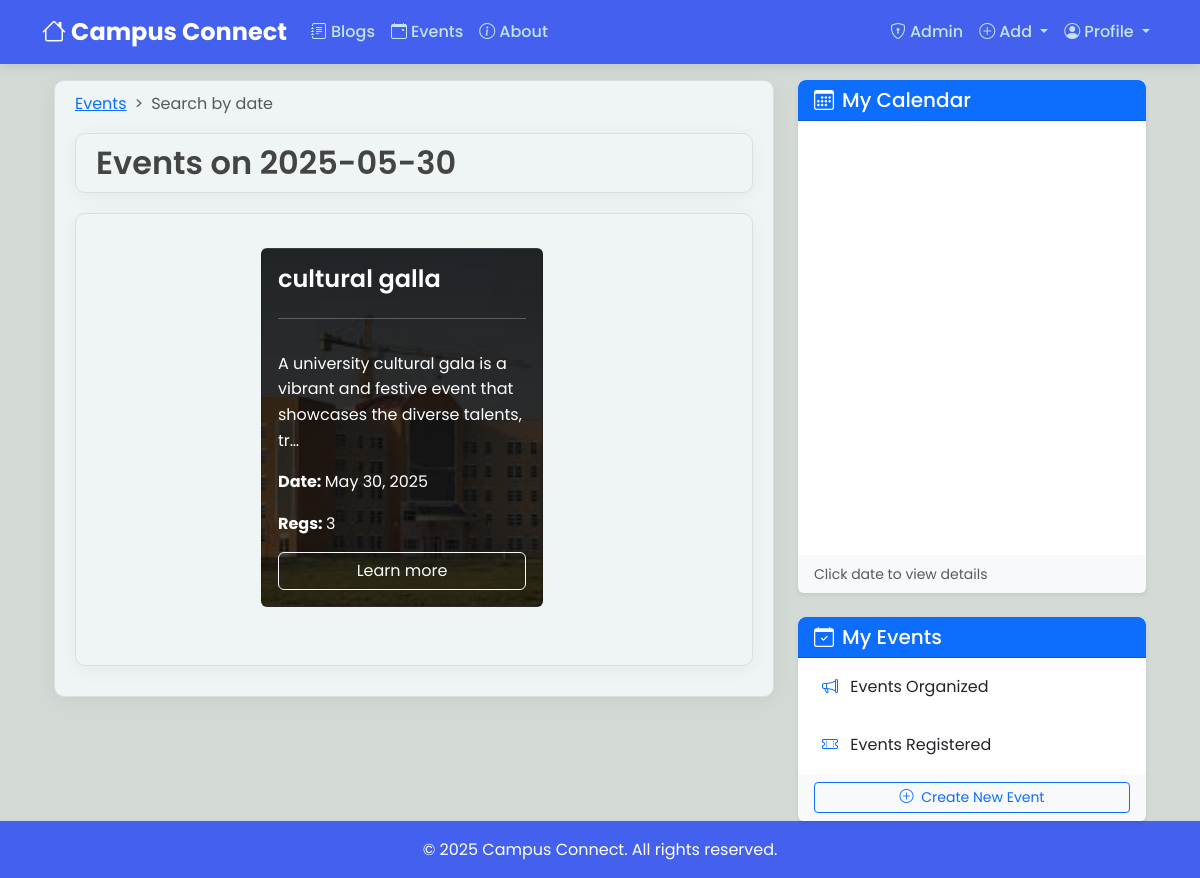
The app's page /events/calendar/2025-05-30/ (signed in) with its own data.
### events/models.py (models this page shows, shortened)
class Event(models.Model):
    name = models.CharField(max_length=255)
    description = CKEditor5Field(null = True,blank=True, config_name='extends')
    date = models.DateField()
    organizer = models.ForeignKey(User, on_delete=models.CASCADE, related_name="organized_events")

### events/views.py (the view)
# urls.py: path('calendar/<str:date>/', views.get_events_by_date.as_view(), name='get_events_by_date'),
class get_events_by_date(LoginRequiredMixin,ListView):
    model = Event #Which model to query to get list
    template_name='events/events_by_date.html'   # <app> / <model>_<viewtype>.html
    context_object_name = 'posts' # object_name was by default object_list
    paginate_by = 5
    def get_queryset(self,**kwargs):
        date= self.kwargs.get('date')
        return Event.objects.filter(date=date)
    def get_context_data(self,**kwargs):
        context = super().get_context_data(**kwargs)
        context['date'] = self.kwargs.get('date')
        context['cal'] = "events"
        return context

### events/templates/events/events_by_date.html (shortened to what this page needs)
{% extends "blog/base.html"%}
{% block content%}
<nav style="--bs-breadcrumb-divider: '>';" aria-label="breadcrumb">
  <ol class="breadcrumb">
      <li class="breadcrumb-item"><a href="{% url 'event-list' %}">Events</a></li>
      <li class="breadcrumb-item active" aria-current="page">Search by date</li>
  </ol>
</nav>
    <h2 class="content-section"> Events on {{ date }}</h2>
    <article class="content-section">
      <div class="container my-4">
        <div class="row">
    {% for post in posts %}
    <div class="col-md-6 col-lg-6 mb-4 d-flex">
      <div class="card text-white d-flex flex-column w-100" style="background: linear-gradient(rgba(0, 0, 0, 0.8), rgba(0, 0, 0, 0.7)), url('/media/event_bg.png') no-repeat center center / cover;">
          <div class="card-body d-flex flex-column">
              <h4 class="card-title">{{ post.name }}</h4>
              <hr>
              <p class="card-text">{{ post.description|truncatechars:100|safe }}</p>
              <p class="card-text"><strong> Date: </strong>{{ post.date }} </p>
              <p class="card-text"><strong> Regs: </strong>{{ post.participants.count }}</p>
              <a href="{% url 'event-detail' post.id %}" class="btn btn-outline-light mt-auto">Learn more</a>
          </div>
      </div>
  </div>
    {% endfor %}
</div>
</div>
</article>
{% endblock content %}

### blog/static/blog/main.css (style rules this page uses)
body { background: #fafafa; color: #333333; margin-top: 5rem; }
h1, h2, h3, h4, h5, h6 { color: #444444; }
.content-section,.about_content { background: hsl(190, 23%, 95%); padding: 10px 20px; border: 1px solid #dddddd; border-radius: 10px; margin-bottom: 20px; transition: all 0.3s ease; }
body { background-color: #D3D9D4; }

### blog/templates/blog/base.html (style rules this page uses)
:root { --primary-color: #4361ee; --secondary-color: #3f37c9; --accent-color: #4cc9f0; --dark-color: #1a1a2e; --light-color: #f8f9fa; --success-color: #4ade80; --warning-color: #fbbf24; --danger-color: #f87171; }
body { font-family: 'Poppins', sans-serif; background-color: #f5f7fa; color: #333; line-height: 1.6; }
.content-section { background-color: white; border-radius: 12px; padding: 2rem; box-shadow: 0 4px 20px rgba(0, 0, 0, 0.05); margin-bottom: 2rem; }
h1, h2, h3, h4, h5, h6 { color: var(--dark-color); font-weight: 600; }
.row { justify-content: center; width: 100%; }

### records on screen
Event: name "cultural galla", description "A university cultural gala is a vibrant and festive event that showcases the diverse talents, tr…", date "May 30, 2025", participants.count "3"

### other values on screen
{{ date }} "2025-05-30"
